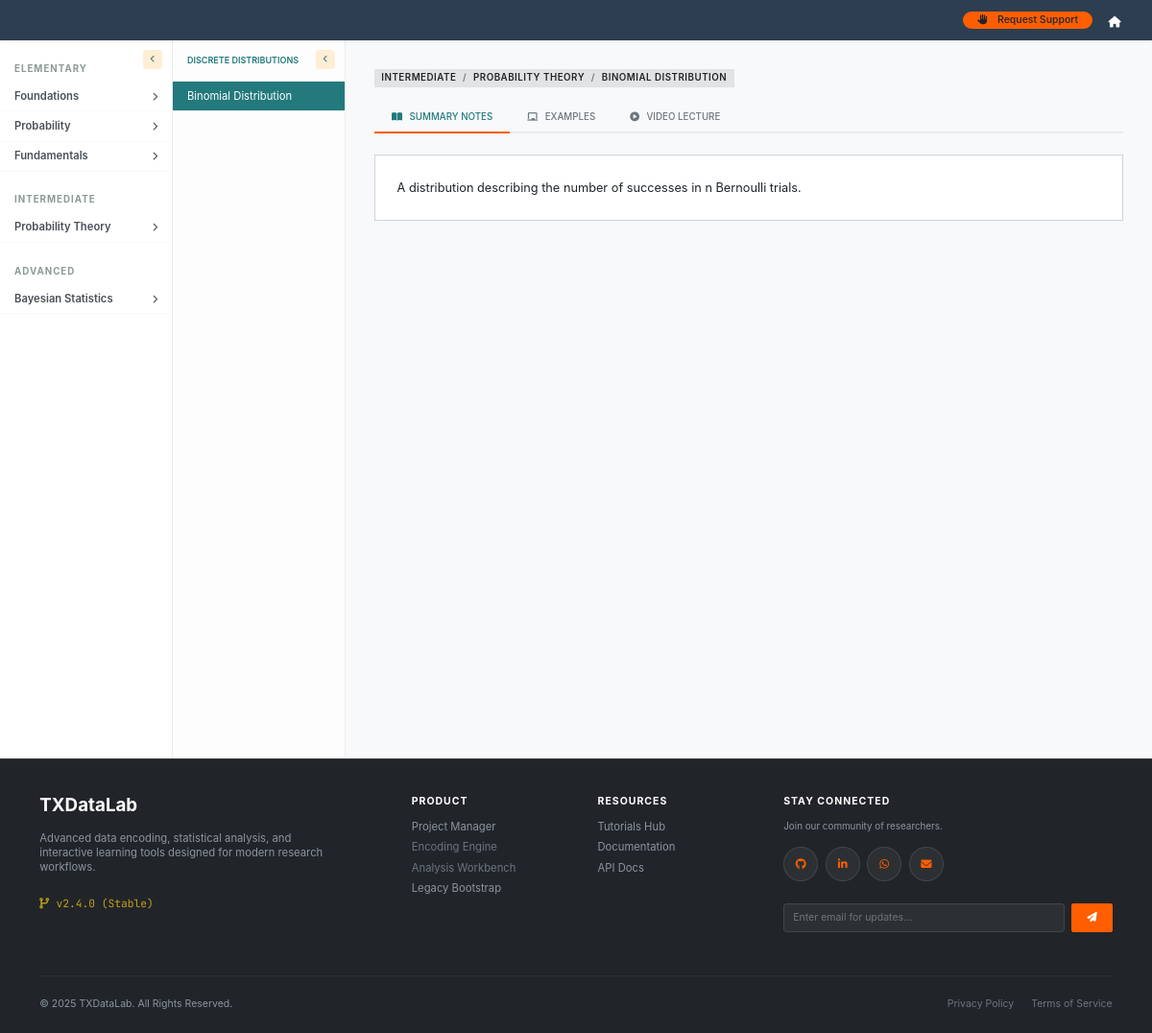
Screenshot of /tutorials/lesson/2 with the database file from the repository.
### app/app_database/tutorials_models.py (models this page shows, shortened)
class TutorialLevel(db.Model):
    __tablename__ = "tutorial_levels"
    id = db.Column(db.Integer, primary_key=True)
    title = db.Column(db.String(120), nullable=False, unique=True)
    description = db.Column(db.Text)
    sections = db.relationship(
        "TutorialSection",
        back_populates="level",
        cascade="all, delete-orphan",
        lazy="select"
    )

class TutorialSection(db.Model):
    __tablename__ = "tutorial_sections"
    id = db.Column(db.Integer, primary_key=True)
    level_id = db.Column(db.Integer, db.ForeignKey("tutorial_levels.id"), nullable=False)
    title = db.Column(db.String(200), nullable=False)
    description = db.Column(db.Text)
    level = db.relationship("TutorialLevel", back_populates="sections")
    topics = db.relationship(
        "TutorialTopic",
        back_populates="section",
        cascade="all, delete-orphan",
        lazy="select"
    )

class TutorialTopic(db.Model):
    __tablename__ = "tutorial_topics"
    id = db.Column(db.Integer, primary_key=True)
    section_id = db.Column(db.Integer, db.ForeignKey("tutorial_sections.id"), nullable=False)
    title = db.Column(db.String(200), nullable=False)
    description = db.Column(db.Text)
    section = db.relationship("TutorialSection", back_populates="topics")
    subtopics = db.relationship(
        "TutorialSubtopic",
        back_populates="topic",
        cascade="all, delete-orphan",
        lazy="select"
    )

class TutorialSubtopic(db.Model):
    __tablename__ = "tutorial_subtopics"
    id = db.Column(db.Integer, primary_key=True)
    topic_id = db.Column(db.Integer, db.ForeignKey("tutorial_topics.id"), nullable=False)
    title = db.Column(db.String(200), nullable=False)
    short_description = db.Column(db.Text)
    definition_text = db.Column(db.Text)         # Supports MathText, LaTeX, plain text
    video_url = db.Column(db.String(300))        # External video link or embed URL
    examples = db.Column(JSON, default=dict)
    created_at = db.Column(db.DateTime, default=datetime.utcnow)
    topic = db.relationship("TutorialTopic", back_populates="subtopics")

### app/app_tutorials/tutorials.py (the view)
@tutorials_bp.route('/lesson/<int:subtopic_id>')
def view(subtopic_id):
    levels = TutorialLevel.query.order_by(TutorialLevel.id).all()
    subtopic = TutorialSubtopic.query.get_or_404(subtopic_id)
    return render_template('tutorials/view_tutorials.html',
                           levels=levels,
                           active_subtopic=subtopic)

### app/app_tutorials/templates/tutorials/view_tutorials.html (shortened to what this page needs)
{% extends "tutorials/base_tutorials.html" %}
{% block tutorial_content %}
{% if active_subtopic %}
    <div class="d-flex justify-content-between align-items-center mb-2">
        <div>
            <span class="badge bg-secondary-subtle text-dark border rounded-0 mb-2"
                  style="font-weight: 600; font-size: 0.65rem; text-transform: uppercase; letter-spacing: 0.5px;">
                {{ active_subtopic.topic.section.level.title }}
                <span class="text-muted mx-1">/</span>
                {{ active_subtopic.topic.section.title }}
                 <span class="text-muted mx-1">/</span>
                {{ active_subtopic.title }}
            </span>
        </div>
    </div>
    <ul class="nav nav-tabs tutorial-tabs" id="tutorialTabs" role="tablist">
        <li class="nav-item" role="presentation">
            <button class="nav-link active" id="notes-tab" data-bs-toggle="tab" data-bs-target="#notes" type="button" role="tab">
                <i class="fas fa-book-open"></i>Summary Notes
            </button>
        </li>
        <li class="nav-item" role="presentation">
            <button class="nav-link" id="blackboard-tab" data-bs-toggle="tab" data-bs-target="#blackboard" type="button" role="tab">
                <i class="fas fa-chalkboard"></i>Examples
            </button>
        </li>
        <li class="nav-item" role="presentation">
            <button class="nav-link" id="video-tab" data-bs-toggle="tab" data-bs-target="#video" type="button" role="tab">
                <i class="fas fa-play-circle"></i>Video Lecture
            </button>
        </li>
    </ul>
    <div class="tab-content" id="tutorialTabsContent">
        <div class="tab-pane fade show active" id="notes" role="tabpanel">
            <div class="row">
                <div class="col-lg-12">
                    <div class="content-box tex2jax_process">
                        <div class="table-responsive">
                            {{ active_subtopic.definition_text | safe }}
                        </div>
                    </div>
                </div>
            </div>
        </div>
{% endif %}
{% endblock %}

### app/app_tutorials/templates/tutorials/base_tutorials.html (shortened to what this page needs)
{% extends "layout.html" %}
{% block content %}
<div class="tutorial-container">
    <div id="sidebar-curr" class="sidebar-curriculum">
        <button class="toggle-btn" onclick="toggleSidebar('curr')" title="Collapse Sidebar">
            <i class="fas fa-chevron-left"></i>
        </button>
        {% for level in levels %}
            <div class="level-header">{{ level.title }}</div>
            {% for section in level.sections %}
                {% set current_topic_id = active_topic.id if active_topic else (active_subtopic.topic.id if active_subtopic else -1) %}
                {% set is_section_active = False %}
                {% for t in section.topics %}
                    {% if t.id == current_topic_id %}{% set is_section_active = True %}{% endif %}
                {% endfor %}
                <div class="section-toggler {% if is_section_active %}active{% endif %}"
                     onclick="toggleSection('sec-{{ section.id }}', this)">
                    <span>{{ section.title }}</span>
                    <i class="fas fa-chevron-right {% if is_section_active %}fa-rotate-90{% endif %}" style="font-size: 0.6rem;"></i>
                </div>
            {% endfor %}
        {% endfor %}
    </div>
    {% if active_topic or active_subtopic %}
        {% set current_topic = active_topic if active_topic else active_subtopic.topic %}
        <div id="sidebar-sub" class="sidebar-subtopic">
            <button class="toggle-btn" onclick="toggleSidebar('sub')" title="Collapse Lessons">
                <i class="fas fa-chevron-left"></i>
            </button>
            <div class="subtopic-header">
                {{ current_topic.title }}
            </div>
            {% for sub in current_topic.subtopics %}
                <a href="{{ url_for('tutorials.view', subtopic_id=sub.id) }}"
                   class="subtopic-link {% if active_subtopic and active_subtopic.id == sub.id %}active{% endif %}">
                    {{ sub.title }}
                </a>
            {% endfor %}
        </div>
    {% endif %}
    <div class="main-content-area">
        {% if active_topic or active_subtopic %}
            {% block tutorial_content %}{% endblock %}
        {% endif %}
    </div>
</div>
{% endblock %}

### app/static/css/style.css (style rules this page uses)
:root { --fluidcore-teal: #23797c; --fluidcore-accent: #5eff00; --fluidcore-orange: #ff5e00; --fluidcore-red: #ff947c; --fluidcore-gold: #c5a017; --fluidcore-cream: #ffeed4; --app-bg: #ffffff; --app-sidebar-bg: #f8f9fa; --app-panel-bg: #ffffff; --app-header-bg: #e9e4da; --app-border: #ced4da; --app-text-main: #212529; --app-text-muted: #6c757d; --radius-sm: 2px; --radius-md: 4px; --font-xs: 0.7rem; --font-sm: 0.78rem; --font-base: 0.825rem; --font-ui: -apple-system, BlinkMacSystemFont, "Segoe UI", Roboto, "Helvetica Neue", Arial, sans-serif; --font-mono: 'JetBrains Mono', 'Consolas', monospace; }
html { font-size: 15px; }
body { font-family: var(--font-ui); font-size: var(--font-base); color: var(--app-text-main); background-color: var(--app-bg); padding-top: 2.8rem; line-height: 1.35; -webkit-font-smoothing: antialiased; -moz-osx-font-smoothing: grayscale; }

### app/app_tutorials/templates/tutorials/base_tutorials.html (style rules this page uses)
.tutorial-container { display: flex; height: calc(100vh - 3.5rem); overflow: hidden; background-color: #f8f9fa; }
.sidebar-curriculum { width: 180px; min-width: 180px; background: #fff; border-right: 1px solid #e9ecef; overflow-y: auto; transition: margin-left 0.3s ease; position: relative; z-index: 10; }
.sidebar-subtopic { width: 180px; min-width: 180px; background: #fdfdfd; border-right: 1px solid #e9ecef; overflow-y: auto; transition: margin-left 0.3s ease; position: relative; z-index: 5; }
.main-content-area { flex: 1; overflow-y: auto; padding: 2rem; background-color: #f8f9fa; position: relative; }
.toggle-btn { position: absolute; top: 10px; right: 10px; width: 20px; height: 20px; border-radius: 4px; background: var(--fluidcore-cream); color: var(--fluidcore-teal); border: none; display: flex; align-items: center; justify-content: center; cursor: pointer; font-size: 0.5rem; z-index: 20; }
.level-header { font-size: 0.65rem; font-weight: 700; text-transform: uppercase; letter-spacing: 1px; color: #8b9996ff; padding: 1.5rem 1rem 0.5rem; }
.section-toggler { display: flex; justify-content: space-between; align-items: center; padding: 0.5rem 1rem; font-size: 0.75rem; font-weight: 600; color: #495057; cursor: pointer; border-bottom: 1px solid #f8f9fa; }
.subtopic-header { padding: 1rem; font-size: 0.6rem; font-weight: 600; text-transform: uppercase; color: var(--fluidcore-teal); border-bottom: 1px solid #e9ecef; background: #fdfdfd; white-space: nowrap; overflow: hidden; text-overflow: ellipsis; }
.subtopic-link { display: block; padding: 0.5rem 1rem; font-size: 0.75rem; color: #495057; text-decoration: none; border-bottom: 1px solid #f8f9fa; }
.subtopic-link.active { background-color: var(--fluidcore-teal); color: #fff; }

### app/app_tutorials/templates/tutorials/view_tutorials.html (style rules this page uses)
.tutorial-tabs { border-bottom: 2px solid #e9ecef; margin-bottom: 1.5rem; }
.tutorial-tabs .nav-link { border: none; border-bottom: 2px solid transparent; color: var(--app-text-muted); font-size: 0.65rem; font-weight: 500; text-transform: uppercase; padding: 0.6rem 1.2rem; margin-bottom: -2px; border-radius: 0; transition: all 0.2s ease; }
.tutorial-tabs .nav-link.active { color: var(--fluidcore-teal); background-color: transparent; border-bottom: 2px solid var(--fluidcore-orange); }
.tutorial-tabs .nav-link i { margin-right: 0.5rem; font-size: 0.65rem; }
.content-box { background: #fff; border: 1px solid var(--app-border); padding: 1.5rem; border-radius: 0; font-size: 0.85rem; line-height: 1.7; }

### rows the page displays
TutorialLevel: title "ELEMENTARY"
TutorialSection: title "Foundations"
TutorialSection: title "Probability"
TutorialSection: title "Fundamentals"
TutorialLevel: title "INTERMEDIATE", topic.section.level "INTERMEDIATE"
TutorialSection: title "Probability Theory", topic.section "PROBABILITY THEORY"
TutorialLevel: title "ADVANCED"
TutorialSection: title "Bayesian Statistics"
TutorialTopic: title "DISCRETE DISTRIBUTIONS"
TutorialSubtopic: title "Binomial Distribution", title "BINOMIAL DISTRIBUTION", definition_text "A distribution describing the number of successes in n Bernoulli trials."
